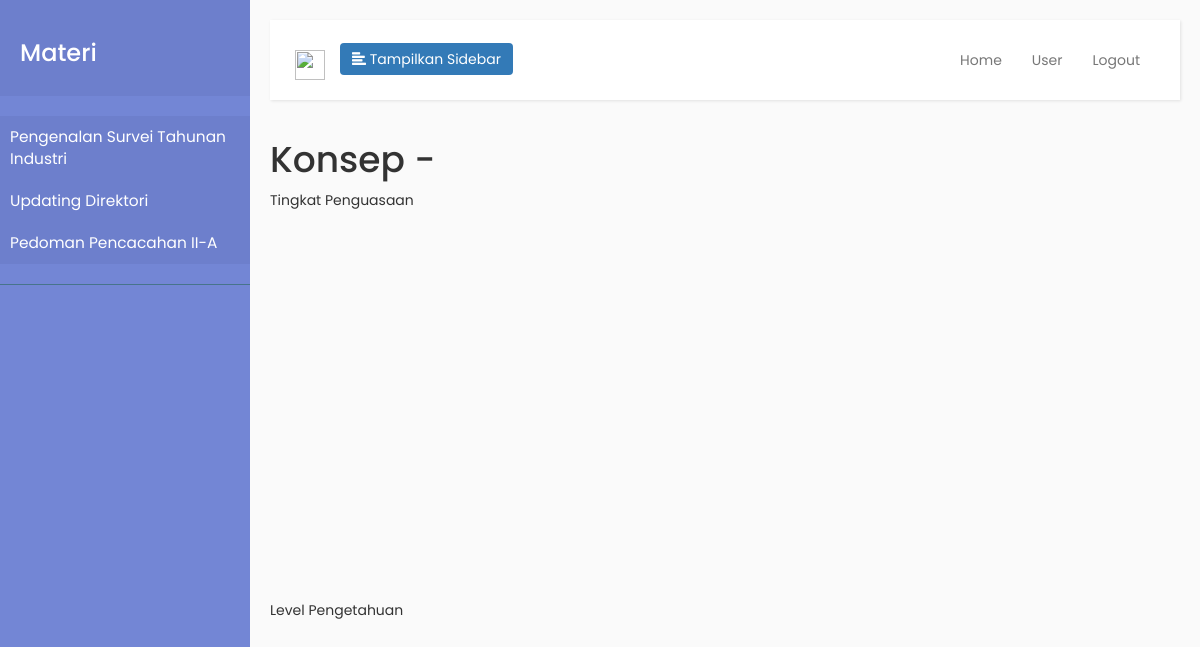
The page /progress.php (signed in) on the database its author committed.
### tables this page shows
CREATE TABLE `materi` (
  `id_konsep` varchar(2) NOT NULL,
  `judul_konsep` varchar(256) NOT NULL,
  `id_topik` varchar(4) NOT NULL,
  `judul_topik` varchar(256) NOT NULL,
  `locked_status` tinyint(1) NOT NULL,
  `id` int(11) NOT NULL,
  `video_url` varchar(256) NOT NULL
);

### sidebar_singkat.php (the view, shortened to what this page needs)
<nav id="sidebar">
    <div class="sidebar-header">
        <h3>Materi</h3>
    </div>
    <ul class="list-unstyled components">
        <?php
            $query = "SELECT id_konsep, judul_konsep, id_topik, judul_topik, locked_status FROM materi";
            $result = $con->query($query);
            $row = $result->fetch(PDO::FETCH_NUM);
            $crnt_judul = $row[1];
            echo('
                <li class="active">
                            <a href="?konsep_aktif='.$row[0].'">'.$crnt_judul.'</a>
            ');
            while($row = $result->fetch(PDO::FETCH_NUM)) {
                if ($row[1] != $crnt_judul)
                {
                    $crnt_judul = $row[1];
                    echo (
                            '</li>
                        <li class="active">
                            <a href="?konsep_aktif='.$row[0].'">'.$crnt_judul.'</a>'
                    );
                }
            }
            echo('</li></ul>');
        ?>
</nav>

### css/sidebar.css (style rules this page uses)
body { font-family: 'Poppins', sans-serif; background: #fafafa; }
a, a:hover, a:focus { color: inherit; text-decoration: none; transition: all 0.3s; }
#sidebar { min-width: 250px; max-width: 250px; background: #7386D5; color: #fff; transition: all 0.3s; }
#sidebar .sidebar-header { padding: 20px; background: #6d7fcc; }
#sidebar ul.components { padding: 20px 0; border-bottom: 1px solid #47748b; }
#sidebar ul li a { padding: 10px; font-size: 1.1em; display: block; }
#sidebar ul li.active>a, a[aria-expanded="true"] { color: #fff; background: #6d7fcc; }

### rows shown on the page
materi: judul_konsep "Pengenalan Survei Tahunan Industri"
materi: judul_konsep "Updating Direktori"
materi: judul_konsep "Pedoman Pencacahan II-A"
